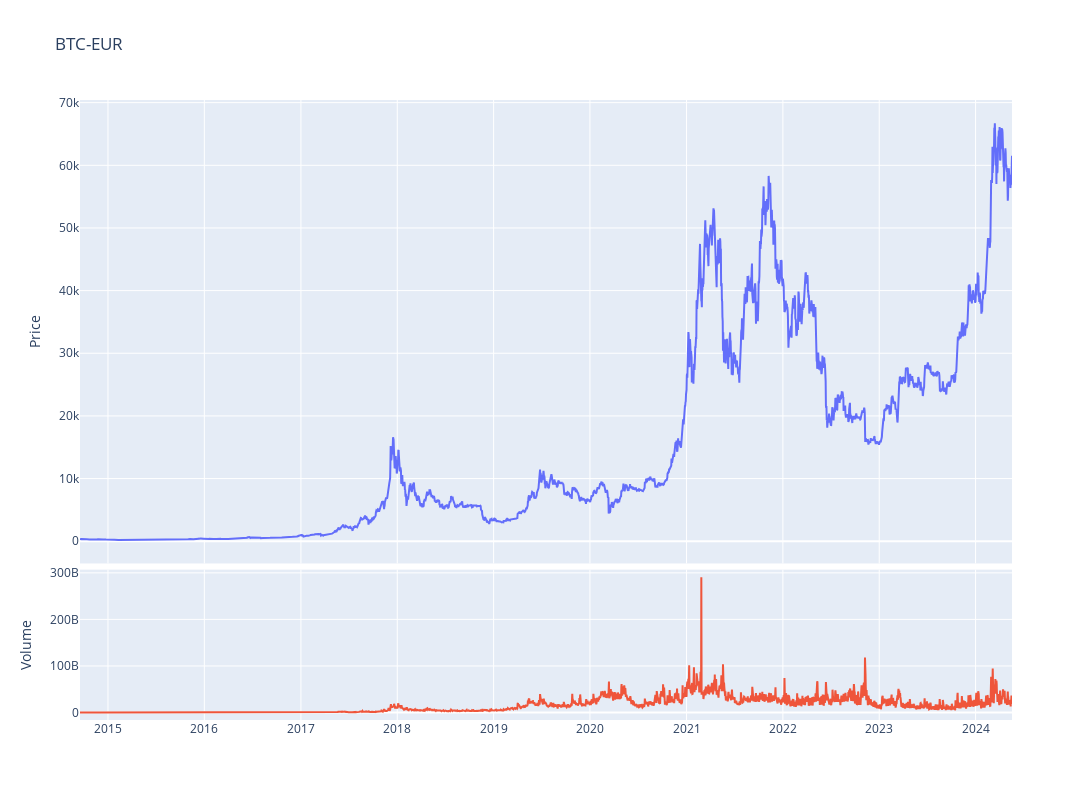

Notebook code cell kept with this figure:
### Code cell
fig = make_subplots(rows=4, cols=1,shared_xaxes=True,vertical_spacing=0.01,specs=[[{'rowspan':3,'colspan':1}],[None],[None],[{'rowspan':1,'colspan':1}]])

# Graph (1,1)
fig.add_trace(go.Scatter(x=stock_ticker.index,y=stock_ticker['Adj Close'],mode="lines",name=f"{ticker}"),row=1, col=1)
# Update xaxis properties
fig.update_yaxes(title_text="Price", row=1, col=1)

# Graph (4,1)
fig.add_trace(go.Scatter(x=stock_ticker.index,y=stock_ticker['Volume'],mode="lines",name='Volume'),row=4, col=1)
fig.update_yaxes(title_text="Volume", row=4, col=1)

fig.update_layout(height=800, width=1300,showlegend=False,title=f"{ticker}")

fig.show()

### Figure 1 — Plotly figure (JSON) as saved in the notebook; plotly's stock layout.template omitted (floating-point values rounded to 4 significant figures; data arrays with more than 128 entries replaced by an {"elided": "..."} marker saying what was removed)
{"data": [{"mode": "lines", "name": "BTC-EUR", "type": "scatter", "x": {"elided": "3532 str values"}, "xaxis": "x", "y": {"elided": "3532 float values"}, "yaxis": "y"}, {"mode": "lines", "name": "Volume", "type": "scatter", "x": {"elided": "3532 str values"}, "xaxis": "x2", "y": {"elided": "3532 int values"}, "yaxis": "y2"}], "layout": {"height": 800, "showlegend": false, "title": {"text": "BTC-EUR"}, "width": 1300, "xaxis": {"anchor": "y", "domain": [0, 1], "matches": "x2", "showticklabels": false}, "xaxis2": {"anchor": "y2", "domain": [0, 1]}, "yaxis": {"anchor": "x", "domain": [0.2525, 1], "title": {"text": "Price"}}, "yaxis2": {"anchor": "x2", "domain": [0, 0.2425], "title": {"text": "Volume"}}}}
